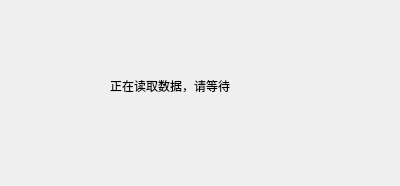
<?xml version="1.0" encoding="UTF-8"?>
<ui version="4.0">
 <class>Form_Hint</class>
 <widget class="QWidget" name="Form_Hint">
  <property name="geometry">
   <rect>
    <x>0</x>
    <y>0</y>
    <width>400</width>
    <height>186</height>
   </rect>
  </property>
  <property name="windowTitle">
   <string>正在读取数据中...</string>
  </property>
  <widget class="QLabel" name="label">
   <property name="geometry">
    <rect>
     <x>110</x>
     <y>50</y>
     <width>201</width>
     <height>71</height>
    </rect>
   </property>
   <property name="text">
    <string>正在读取数据，请等待</string>
   </property>
  </widget>
 </widget>
 <resources/>
 <connections/>
</ui>
